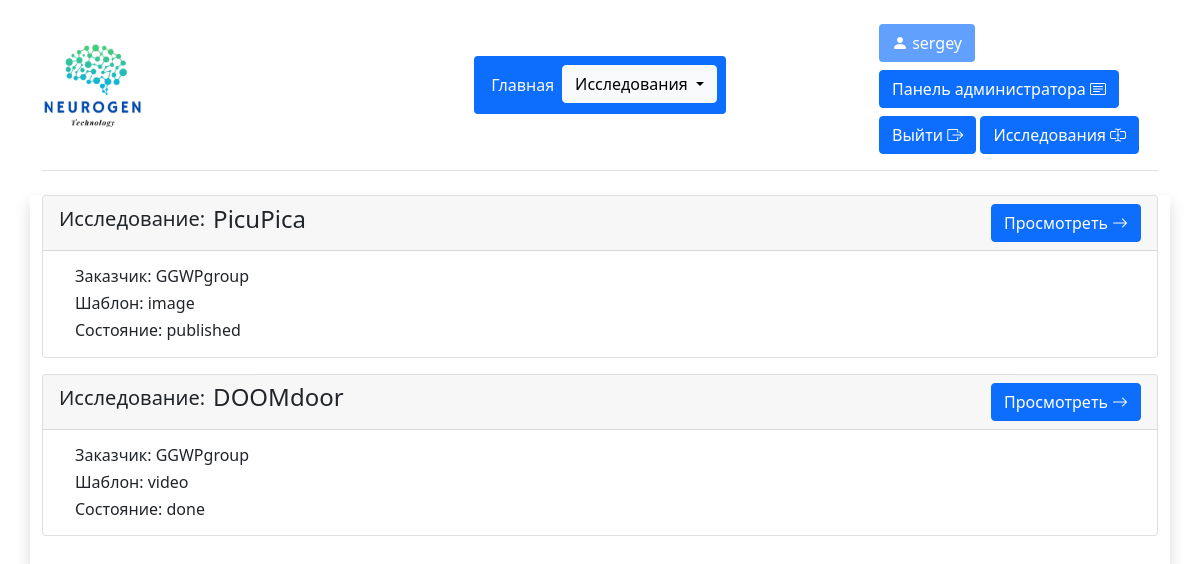
/portal/published (signed in), run on the app's committed database.
### Reserches/models.py (models this page shows, shortened)
class ImageResearch(models.Model):
    base_research = models.ForeignKey(Research, verbose_name='Основное исследование', on_delete=models.CASCADE)
    image_to_react = models.ImageField(upload_to='img/%Y/%m/%d', verbose_name='Изображение')
    def get_absolute_url(self):
        return reverse('view_image', kwargs={'pk': self.pk})
    class Meta:
        verbose_name = 'Изображение'
        verbose_name_plural = 'Изображение'

class Research(models.Model):
    DEVELOPMENT = "development"
    PUBLISHED = "published"
    DONE = "done"
    STATES = (
        (DEVELOPMENT, 'Разработка'),
        (PUBLISHED, 'Опубликовано'),
        (DONE, 'Завершено'),
    )
    PATTERN_1 = 'image'
    PATTERN_2 = 'video'
    PATTERNS = (
        (PATTERN_1, 'Изображение'),
        (PATTERN_2, 'Видео'),
    )
    research_name = models.CharField('Название исследования', max_length=100)
    research_customer = models.ForeignKey(Customer, verbose_name='Заказчик', on_delete=models.CASCADE)
    research_date_create = models.DateTimeField('Дата создания', auto_now_add=True)
    research_state = models.CharField(max_length=11, verbose_name='Состояние исследования', choices=STATES, default=DEVELOPMENT)
    research_date_published = models.DateTimeField('Дата публикации', auto_now=True)
    research_pattern = models.CharField(max_length=20, verbose_name='Шаблон исследования', choices=PATTERNS, default=PATTERN_1)
    research_description = models.TextField(verbose_name='Краткое описание', blank=True)
    class Meta:
        verbose_name = 'Исследование'
        verbose_name_plural = 'Исследования'
        ordering = ['id']

class Customer(models.Model):
    customer_name = models.CharField('Наименование заказчика', max_length=100)
    customer_phone = models.CharField('Номер телефона', max_length=16)
    customer_date_register = models.DateTimeField(auto_now_add=True)
    customer_region = models.ForeignKey(Region, verbose_name='Регион', on_delete=models.CASCADE)
    def __str__(self):
        return str(self.customer_name)
    class Meta:
        verbose_name = 'Заказчик'
        verbose_name_plural = 'Заказчики'
        ordering = ['id']

class VideoResearch(models.Model):
    base_research = models.ForeignKey(Research, verbose_name='Основное исследование', on_delete=models.CASCADE)
    video_to_react = models.FileField(upload_to='video/', validators=[FileExtensionValidator(allowed_extensions=['mp4'])], verbose_name='Видеоролик',)
    def get_absolute_url(self):
        return reverse('view_video', kwargs={'pk': self.pk})
    class Meta:
        verbose_name = 'Видеоролик'
        verbose_name_plural = 'Видеоролик'

### Reserches/views.py (the view)
# urls.py: path('published', views.ShowPublishView.as_view(), name = 'published'),
class ShowPublishView(UserPassesTestMixin, ListView):
    model = models.Research
    template_name = 'Reserches/published.html'
    context_object_name = 'posts'
    login_url = '/portal/login'
    def test_func(self):
        return self.request.user.is_staff
    def get_queryset(self):
        list_1 = []
        qs1 = models.ImageResearch.objects.filter(~Q(base_research__research_state='development'))
        qs2 = models.VideoResearch.objects.filter(~Q(base_research__research_state='development'))
        for el in qs1:
            list_1.append(el)
        for el in qs2:
            list_1.append(el)
        return list_1

### Reserches/templates/Reserches/published.html (shortened to what this page needs)
{% extends 'Reserches/layout.html' %}
{% block content %}
<div class="container pb-3 shadow rounded">
        {% for p in posts %}
            <div class="card border-bottom mb-3">
                <div class="card-header d-flex align-items-center justify-content-md-between">
                    <div class="container d-flex align-items-center ps-0">
                        <h5 class="me-2">Исследование:</h5>
                        <h4>{{ p.base_research.research_name }}</h4>
                    </div>
                    <a href="{{ p.get_absolute_url }}" class="btn btn-primary d-flex">Просмотреть<i class="bi bi-arrow-right ms-1"></i></a>
                </div>
                <div class="card-body ms-3">
                    <h6 class="card-title">Заказчик: {{ p.base_research.research_customer }}</h6>
                    <h6 class="card-text">Шаблон: {{ p.base_research.research_pattern }}</h6>
                    <h6 class="card-text">Состояние: {{ p.base_research.research_state }}</h6>
                </div>
            </div>
        {% endfor %}
</div>
{% endblock content %}

### Reserches/templates/Reserches/layout.html (shortened to what this page needs)
{% load static %}
<!DOCTYPE html>
<html lang="ru">
<head>
    <link rel="stylesheet" href="https://cdn.jsdelivr.net/npm/bootstrap@5.1.3/dist/css/bootstrap.min.css">
    <link rel="stylesheet" href="https://cdn.jsdelivr.net/npm/bootstrap-icons@1.8.3/font/bootstrap-icons.css">
</head>
<body>
    <div class="container">
        <header class="d-flex flex-wrap align-items-center justify-content-center justify-content-md-between py-3 mb-4 border-bottom">
            <a href="{% url 'index' %}" class="d-flex align-items-center col-md-3">
                <img src="{% static 'logo.ico' %}" width="100px" alt="">
            </a>
            <ul class="nav col-12 col-md-auto mb-2 justify-content-center mb-md-0 p-2 btn bg-primary">
                <li><a href="{% url 'index' %}" class="nav-link px-2 link-light">Главная</a></li>
                <li>
                    <div class="dropdown">
                        <button class="btn btn-light dropdown-toggle" type="button" id="dropdownMenuButton1" data-bs-toggle="dropdown" aria-expanded="false">
                            Исследования
                        </button>
                    </div>
                </li>
            </ul>
            <div class="col-md-3 justify-content-center">
                {% if request.user.is_authenticated %}
                    <button class="btn bg-primary text-white mt-2 mb-2" disabled>
                        <i class="bi bi-person-fill"></i>
                        {{request.user.username}}
                    </button>
                    {% if request.user.is_superuser %}
                        <a href="/admin/" class="btn btn-primary">
                            Панель администратора
                            <i class="bi bi-card-text"></i>
                        </a>
                    {% endif %}
                    <a href="{% url 'logout' %}" class="btn btn-primary {% if request.user.is_superuser %} mt-2 {% endif %}">
                        Выйти
                        <i class="bi bi-box-arrow-right"></i>
                    </a>
                {% endif %}
                <a href="{% url 'main' %}" class="btn btn-primary mt-2">
                    Исследования
                    <i class="bi bi-input-cursor-text"></i>
                </a>
            </div>
        </header>
    </div>
<main>
    {% block content %}{% endblock content %}
</main>
</body>
</html>

### data on the page
ImageResearch: base_research.research_name "PicuPica", base_research.research_customer "GGWPgroup", base_research.research_pattern "image", base_research.research_state "published"
VideoResearch: base_research.research_name "DOOMdoor", base_research.research_customer "GGWPgroup", base_research.research_pattern "video", base_research.research_state "done"

### other printed values
{{ request.user.username }} "sergey"
